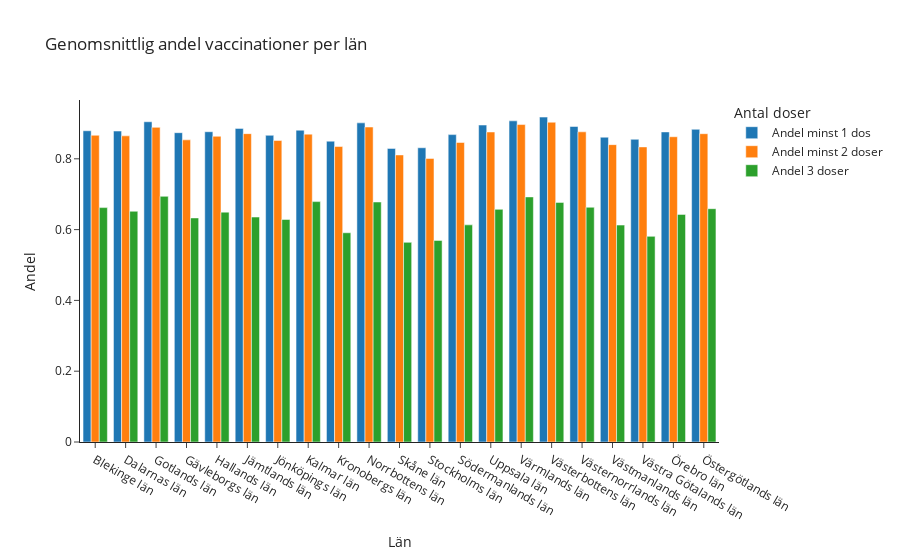

The cell this chart's notebook holds for it:
### Markdown cell above
### Visualisera andelen människor som fått minst en, två eller tre doser per län

Jag har löst uppgiften såhär:

1. Definiera kolumnnamn som representerar andelar av vaccinationer
2. Rengöra datan genom att ersätta nan värdena med medianvärden
3. Konvertera datatyperna till floats för att kunna hantera datan i beräkningarna
4. Aggregera datan per län och summera totalt antal personer och antal personer för olika doser
5. Beräkna andelen vaccinerade per dos för alla län
6. Skapa ett stapeldiagram som visualiserar datan

### Code cell
# f) Rita stapeldiagram för andel med minst 1 dos per län, andel två doser per län och andel tre doser per län

# Definiera kolumn namn för andel doser
kolumner_andel = ["Andel minst 1 dos", "Andel minst 2 doser", "Andel 3 doser"]

# Fyll nan värdena i andelskolumnerna med medianvärdena
vaccinerade.fillna({column: vaccinerade[column].median() for column in kolumner_andel}, inplace=True)

# Konvertera värdena till numeriska (floats)
vaccinerade["Andel minst 1 dos"] = pd.to_numeric(vaccinerade["Andel minst 1 dos"], downcast="float")
vaccinerade["Andel minst 2 doser"] = pd.to_numeric(vaccinerade["Andel minst 2 doser"], downcast="float")
vaccinerade["Andel 3 doser"] = pd.to_numeric(vaccinerade["Andel 3 doser"], downcast="float")

# Gruppera data efter län och summera totala värden
alla_vaccinationer = vaccinerade.groupby('Län_namn').agg({
    'Befolkning': 'sum',
    'Antal minst 1 dos': 'sum',
    'Antal minst 2 doser': 'sum',
    'Antal 3 doser': 'sum',
}).reset_index()

# Beräkna andelen vaccinerade för varje dos per län
alla_vaccinationer['Andel minst 1 dos'] = alla_vaccinationer['Antal minst 1 dos'] / alla_vaccinationer['Befolkning']
alla_vaccinationer['Andel minst 2 doser'] = alla_vaccinationer['Antal minst 2 doser'] / alla_vaccinationer['Befolkning']
alla_vaccinationer['Andel 3 doser'] = alla_vaccinationer['Antal 3 doser'] / alla_vaccinationer['Befolkning']

# Plotta stapeldiagram för andelen vaccinationer för varje dos i varje län
fig = px.bar(alla_vaccinationer,
       x="Län_namn", 
       y=kolumner_andel,
       labels={
           "value": "Andel",
           "variable": "Antal doser",
           "Län_namn": "Län"
       },
       template="simple_white",
       barmode="group",
       title="Genomsnittlig andel vaccinationer per län")

fig.write_html("Genomsnittlig andel vaccinationer per län.html")

fig.show()

### Figure 1 — Plotly figure (JSON) as saved in the notebook; plotly's stock layout.template omitted (floating-point values rounded to 4 significant figures)
{"data": [{"alignmentgroup": "True", "hovertemplate": "Antal doser=Andel minst 1 dos<br>Län=%{x}<br>Andel=%{y}<extra></extra>", "legendgroup": "Andel minst 1 dos", "marker": {"color": "#1F77B4", "pattern": {"shape": ""}}, "name": "Andel minst 1 dos", "offsetgroup": "Andel minst 1 dos", "orientation": "v", "showlegend": true, "textposition": "auto", "type": "bar", "x": ["Blekinge län", "Dalarnas län", "Gotlands län", "Gävleborgs län", "Hallands län", "Jämtlands län", "Jönköpings län", "Kalmar län", "Kronobergs län", "Norrbottens län", "Skåne län", "Stockholms län", "Södermanlands län", "Uppsala län", "Värmlands län", "Västerbottens län", "Västernorrlands län", "Västmanlands län", "Västra Götalands län", "Örebro län", "Östergötlands län"], "xaxis": "x", "y": [0.8792, 0.8784, 0.9047, 0.8738, 0.8765, 0.8859, 0.8664, 0.8808, 0.8498, 0.9015, 0.8293, 0.8312, 0.8683, 0.8954, 0.9072, 0.9178, 0.8913, 0.861, 0.8551, 0.8759, 0.8834], "yaxis": "y"}, {"alignmentgroup": "True", "hovertemplate": "Antal doser=Andel minst 2 doser<br>Län=%{x}<br>Andel=%{y}<extra></extra>", "legendgroup": "Andel minst 2 doser", "marker": {"color": "#FF7F0E", "pattern": {"shape": ""}}, "name": "Andel minst 2 doser", "offsetgroup": "Andel minst 2 doser", "orientation": "v", "showlegend": true, "textposition": "auto", "type": "bar", "x": ["Blekinge län", "Dalarnas län", "Gotlands län", "Gävleborgs län", "Hallands län", "Jämtlands län", "Jönköpings län", "Kalmar län", "Kronobergs län", "Norrbottens län", "Skåne län", "Stockholms län", "Södermanlands län", "Uppsala län", "Värmlands län", "Västerbottens län", "Västernorrlands län", "Västmanlands län", "Västra Götalands län", "Örebro län", "Östergötlands län"], "xaxis": "x", "y": [0.8665, 0.8649, 0.8888, 0.8535, 0.8636, 0.8711, 0.8516, 0.8697, 0.8347, 0.8897, 0.8109, 0.8011, 0.8461, 0.8757, 0.8968, 0.9034, 0.8762, 0.84, 0.8336, 0.8624, 0.8709], "yaxis": "y"}, {"alignmentgroup": "True", "hovertemplate": "Antal doser=Andel 3 doser<br>Län=%{x}<br>Andel=%{y}<extra></extra>", "legendgroup": "Andel 3 doser", "marker": {"color": "#2CA02C", "pattern": {"shape": ""}}, "name": "Andel 3 doser", "offsetgroup": "Andel 3 doser", "orientation": "v", "showlegend": true, "textposition": "auto", "type": "bar", "x": ["Blekinge län", "Dalarnas län", "Gotlands län", "Gävleborgs län", "Hallands län", "Jämtlands län", "Jönköpings län", "Kalmar län", "Kronobergs län", "Norrbottens län", "Skåne län", "Stockholms län", "Södermanlands län", "Uppsala län", "Värmlands län", "Västerbottens län", "Västernorrlands län", "Västmanlands län", "Västra Götalands län", "Örebro län", "Östergötlands län"], "xaxis": "x", "y": [0.6622, 0.6518, 0.694, 0.6329, 0.6494, 0.6355, 0.6286, 0.679, 0.5911, 0.678, 0.5639, 0.5695, 0.6134, 0.6572, 0.6924, 0.6769, 0.6631, 0.6128, 0.5809, 0.643, 0.6591], "yaxis": "y"}], "layout": {"barmode": "group", "legend": {"title": {"text": "Antal doser"}, "tracegroupgap": 0}, "title": {"text": "Genomsnittlig andel vaccinationer per län"}, "xaxis": {"anchor": "y", "domain": [0, 1], "title": {"text": "Län"}}, "yaxis": {"anchor": "x", "domain": [0, 1], "title": {"text": "Andel"}}}}
